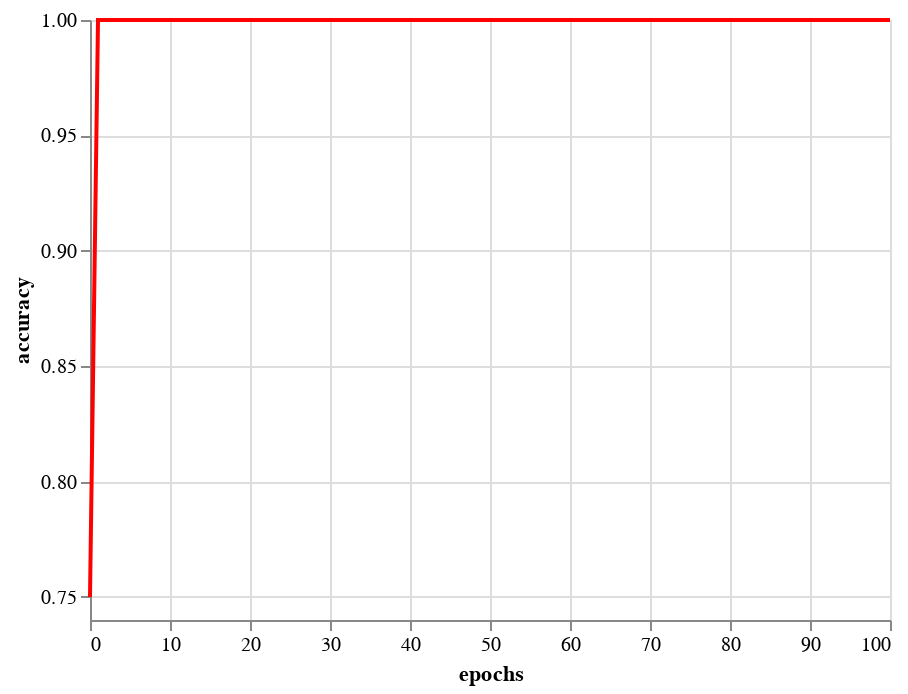

Here is the notebook cell this chart was saved with:
### Code cell
alt.Chart(data_2).mark_line().encode(
    x='epochs',
    y=alt.Y('accuracy', scale=alt.Scale(zero=False)),
    color=alt.value("#FF0000")
)

### Figure 1 — Vega-Lite specification as saved in the notebook (floating-point values rounded to 4 significant figures)
{"config": {"view": {"continuousWidth": 400, "continuousHeight": 300}}, "data": {"name": "data-54131a713a88166c69e043f9af65279e"}, "mark": "line", "encoding": {"color": {"value": "#FF0000"}, "x": {"type": "quantitative", "field": "epochs"}, "y": {"type": "quantitative", "field": "accuracy", "scale": {"zero": false}}}, "$schema": "https://vega.github.io/schema/vega-lite/v4.8.1.json", "datasets": {"data-54131a713a88166c69e043f9af65279e": [{"loss": 0.4076, "accuracy": 0.75, "epochs": 0}, {"loss": 0.003662, "accuracy": 1.0, "epochs": 1}, {"loss": 1.293e-06, "accuracy": 1.0, "epochs": 2}, {"loss": 0.0, "accuracy": 1.0, "epochs": 3}, {"loss": 0.0, "accuracy": 1.0, "epochs": 4}, {"loss": 0.0, "accuracy": 1.0, "epochs": 5}, {"loss": 0.0, "accuracy": 1.0, "epochs": 6}, {"loss": 0.0, "accuracy": 1.0, "epochs": 7}, {"loss": 1.788e-08, "accuracy": 1.0, "epochs": 8}, {"loss": 2.98e-08, "accuracy": 1.0, "epochs": 9}, {"loss": 3.576e-08, "accuracy": 1.0, "epochs": 10}, {"loss": 2.086e-08, "accuracy": 1.0, "epochs": 11}, {"loss": 3.278e-08, "accuracy": 1.0, "epochs": 12}, {"loss": 2.086e-08, "accuracy": 1.0, "epochs": 13}, {"loss": 2.086e-08, "accuracy": 1.0, "epochs": 14}, {"loss": 1.192e-08, "accuracy": 1.0, "epochs": 15}, {"loss": 1.192e-08, "accuracy": 1.0, "epochs": 16}, {"loss": 1.49e-08, "accuracy": 1.0, "epochs": 17}, {"loss": 8.941e-09, "accuracy": 1.0, "epochs": 18}, {"loss": 5.96e-09, "accuracy": 1.0, "epochs": 19}, {"loss": 2.98e-09, "accuracy": 1.0, "epochs": 20}, {"loss": 1.192e-08, "accuracy": 1.0, "epochs": 21}, {"loss": 8.941e-09, "accuracy": 1.0, "epochs": 22}, {"loss": 2.98e-09, "accuracy": 1.0, "epochs": 23}, {"loss": 5.96e-09, "accuracy": 1.0, "epochs": 24}, {"loss": 0.0, "accuracy": 1.0, "epochs": 25}, {"loss": 2.98e-09, "accuracy": 1.0, "epochs": 26}, {"loss": 0.0, "accuracy": 1.0, "epochs": 27}, {"loss": 0.0, "accuracy": 1.0, "epochs": 28}, {"loss": 0.0, "accuracy": 1.0, "epochs": 29}, {"loss": 0.0, "accuracy": 1.0, "epochs": 30}, {"loss": 0.0, "accuracy": 1.0, "epochs": 31}, {"loss": 0.0, "accuracy": 1.0, "epochs": 32}, {"loss": 0.0, "accuracy": 1.0, "epochs": 33}, {"loss": 0.0, "accuracy": 1.0, "epochs": 34}, {"loss": 0.0, "accuracy": 1.0, "epochs": 35}, {"loss": 0.0, "accuracy": 1.0, "epochs": 36}, {"loss": 0.0, "accuracy": 1.0, "epochs": 37}, {"loss": 0.0, "accuracy": 1.0, "epochs": 38}, {"loss": 0.0, "accuracy": 1.0, "epochs": 39}, {"loss": 0.0, "accuracy": 1.0, "epochs": 40}, {"loss": 0.0, "accuracy": 1.0, "epochs": 41}, {"loss": 0.0, "accuracy": 1.0, "epochs": 42}, {"loss": 0.0, "accuracy": 1.0, "epochs": 43}, {"loss": 0.0, "accuracy": 1.0, "epochs": 44}, {"loss": 0.0, "accuracy": 1.0, "epochs": 45}, {"loss": 0.0, "accuracy": 1.0, "epochs": 46}, {"loss": 0.0, "accuracy": 1.0, "epochs": 47}, {"loss": 0.0, "accuracy": 1.0, "epochs": 48}, {"loss": 0.0, "accuracy": 1.0, "epochs": 49}, {"loss": 0.0, "accuracy": 1.0, "epochs": 50}, {"loss": 0.0, "accuracy": 1.0, "epochs": 51}, {"loss": 0.0, "accuracy": 1.0, "epochs": 52}, {"loss": 0.0, "accuracy": 1.0, "epochs": 53}, {"loss": 0.0, "accuracy": 1.0, "epochs": 54}, {"loss": 0.0, "accuracy": 1.0, "epochs": 55}, {"loss": 0.0, "accuracy": 1.0, "epochs": 56}, {"loss": 0.0, "accuracy": 1.0, "epochs": 57}, {"loss": 0.0, "accuracy": 1.0, "epochs": 58}, {"loss": 0.0, "accuracy": 1.0, "epochs": 59}, {"loss": 0.0, "accuracy": 1.0, "epochs": 60}, {"loss": 0.0, "accuracy": 1.0, "epochs": 61}, {"loss": 0.0, "accuracy": 1.0, "epochs": 62}, {"loss": 0.0, "accuracy": 1.0, "epochs": 63}, {"loss": 0.0, "accuracy": 1.0, "epochs": 64}, {"loss": 0.0, "accuracy": 1.0, "epochs": 65}, {"loss": 0.0, "accuracy": 1.0, "epochs": 66}, {"loss": 0.0, "accuracy": 1.0, "epochs": 67}, {"loss": 0.0, "accuracy": 1.0, "epochs": 68}, {"loss": 0.0, "accuracy": 1.0, "epochs": 69}, {"loss": 0.0, "accuracy": 1.0, "epochs": 70}, {"loss": 0.0, "accuracy": 1.0, "epochs": 71}, {"loss": 0.0, "accuracy": 1.0, "epochs": 72}, {"loss": 0.0, "accuracy": 1.0, "epochs": 73}, {"loss": 0.0, "accuracy": 1.0, "epochs": 74}, {"loss": 0.0, "accuracy": 1.0, "epochs": 75}, {"loss": 0.0, "accuracy": 1.0, "epochs": 76}, {"loss": 0.0, "accuracy": 1.0, "epochs": 77}, {"loss": 0.0, "accuracy": 1.0, "epochs": 78}, {"loss": 0.0, "accuracy": 1.0, "epochs": 79}, {"loss": 0.0, "accuracy": 1.0, "epochs": 80}, {"loss": 0.0, "accuracy": 1.0, "epochs": 81}, {"loss": 0.0, "accuracy": 1.0, "epochs": 82}, {"loss": 0.0, "accuracy": 1.0, "epochs": 83}, {"loss": 0.0, "accuracy": 1.0, "epochs": 84}, {"loss": 0.0, "accuracy": 1.0, "epochs": 85}, {"loss": 0.0, "accuracy": 1.0, "epochs": 86}, {"loss": 0.0, "accuracy": 1.0, "epochs": 87}, {"loss": 0.0, "accuracy": 1.0, "epochs": 88}, {"loss": 0.0, "accuracy": 1.0, "epochs": 89}, {"loss": 0.0, "accuracy": 1.0, "epochs": 90}, {"loss": 0.0, "accuracy": 1.0, "epochs": 91}, {"loss": 0.0, "accuracy": 1.0, "epochs": 92}, {"loss": 0.0, "accuracy": 1.0, "epochs": 93}, {"loss": 0.0, "accuracy": 1.0, "epochs": 94}, {"loss": 0.0, "accuracy": 1.0, "epochs": 95}, {"loss": 0.0, "accuracy": 1.0, "epochs": 96}, {"loss": 0.0, "accuracy": 1.0, "epochs": 97}, {"loss": 0.0, "accuracy": 1.0, "epochs": 98}, {"loss": 0.0, "accuracy": 1.0, "epochs": 99}, {"loss": 0.0, "accuracy": 1.0, "epochs": 100}]}}
